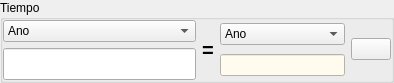
      <widget class="QGroupBox" name="groupBox_4">
       <property name="maximumSize">
        <size>
         <width>16777215</width>
         <height>82</height>
        </size>
       </property>
       <property name="title">
        <string>Tiempo</string>
       </property>
       <layout class="QGridLayout" name="gridLayout_13">
        <property name="leftMargin">
         <number>0</number>
        </property>
        <property name="topMargin">
         <number>0</number>
        </property>
        <property name="rightMargin">
         <number>0</number>
        </property>
        <property name="bottomMargin">
         <number>0</number>
        </property>
        <item row="1" column="2">
         <layout class="QGridLayout" name="gridLayout_14">
          <item row="1" column="0">
           <widget class="QLineEdit" name="lineEdit_9">
            <property name="enabled">
             <bool>true</bool>
            </property>
            <property name="font">
             <font>
              <weight>75</weight>
              <bold>true</bold>
             </font>
            </property>
            <property name="focusPolicy">
             <enum>Qt::NoFocus</enum>
            </property>
            <property name="styleSheet">
             <string notr="true">color: rgb(0, 0, 255);
background-color: rgb(255, 251, 239);</string>
            </property>
            <property name="alignment">
             <set>Qt::AlignRight|Qt::AlignTrailing|Qt::AlignVCenter</set>
            </property>
            <property name="readOnly">
             <bool>true</bool>
            </property>
           </widget>
          </item>
          <item row="0" column="0">
           <widget class="QComboBox" name="comboBox_12">
            <property name="focusPolicy">
             <enum>Qt::NoFocus</enum>
            </property>
            <item>
             <property name="text">
              <string>Ano</string>
             </property>
            </item>
            <item>
             <property name="text">
              <string>Mes</string>
             </property>
            </item>
            <item>
             <property name="text">
              <string>Semana</string>
             </property>
            </item>
            <item>
             <property name="text">
              <string>Hora</string>
             </property>
            </item>
            <item>
             <property name="text">
              <string>Minuto</string>
             </property>
            </item>
            <item>
             <property name="text">
              <string>Segundo</string>
             </property>
            </item>
            <item>
             <property name="text">
              <string>Milisegundo</string>
             </property>
            </item>
            <item>
             <property name="text">
              <string>Microsegundo</string>
             </property>
            </item>
            <item>
             <property name="text">
              <string>Nanosegundo</string>
             </property>
            </item>
           </widget>
          </item>
          <item row="0" column="1" rowspan="2">
           <widget class="QPushButton" name="pushButton_11">
            <property name="icon">
             <iconset resource="recoverdrake.qrc">
              <normaloff>:/Imagenes/sustituir.png</normaloff>:/Imagenes/sustituir.png</iconset>
            </property>
            <property name="iconSize">
             <size>
              <width>25</width>
              <height>25</height>
             </size>
            </property>
           </widget>
          </item>
         </layout>
        </item>
        <item row="1" column="0">
         <layout class="QGridLayout" name="gridLayout_15">
          <item row="0" column="0">
           <widget class="QComboBox" name="comboBox_11">
            <property name="focusPolicy">
             <enum>Qt::NoFocus</enum>
            </property>
            <item>
             <property name="text">
              <string>Ano</string>
             </property>
            </item>
            <item>
             <property name="text">
              <string>Mes</string>
             </property>
            </item>
            <item>
             <property name="text">
              <string>Semana</string>
             </property>
            </item>
            <item>
             <property name="text">
              <string>Hora</string>
             </property>
            </item>
            <item>
             <property name="text">
              <string>Minuto</string>
             </property>
            </item>
            <item>
             <property name="text">
              <string>Segundo</string>
             </property>
            </item>
            <item>
             <property name="text">
              <string>Milisegundo</string>
             </property>
            </item>
            <item>
             <property name="text">
              <string>Microsegundo</string>
             </property>
            </item>
            <item>
             <property name="text">
              <string>Nanosegundo</string>
             </property>
            </item>
           </widget>
          </item>
          <item row="1" column="0">
           <widget class="QLineEdit" name="lineEdit_10">
            <property name="font">
             <font>
              <pointsize>15</pointsize>
              <weight>75</weight>
              <bold>true</bold>
             </font>
            </property>
            <property name="alignment">
             <set>Qt::AlignRight|Qt::AlignTrailing|Qt::AlignVCenter</set>
            </property>
           </widget>
          </item>
         </layout>
        </item>
        <item row="1" column="1">
         <widget class="QLabel" name="label_5">
          <property name="font">
           <font>
            <pointsize>15</pointsize>
            <weight>75</weight>
            <bold>true</bold>
           </font>
          </property>
          <property name="text">
           <string>=</string>
          </property>
         </widget>
        </item>
       </layout>
      </widget>
